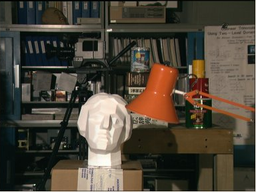
//> input picture test_L.png, 256 x 192 px, shrunk from 384 x 288 before the run
$ ./main   (built with g++ and OpenCV 4)
//> lines starting //> are read from the running program, lines starting //| are printed output that depends on the picture; after the words box and inside, x2 and y2 are one past the last pixel; in counts of white or black regions, pixels touching at a corner belong together
#include <iostream>
#include <opencv2/opencv.hpp>

int sprawdz_dopasowanie(cv::Mat mask,int mask_position, cv::Mat rows2mask)
{
    int minimum = 0xffff;
    int place = 0;
    for(int i=0; i < rows2mask.cols - mask.cols ; ++i)
    {
        cv::Mat temp;
        cv::absdiff(mask,rows2mask(cv::Rect(i,0,mask.cols,mask.rows)),temp);
        int suma = (int)cv::sum(temp)[0];
        if(minimum >= suma)
        {
            minimum = suma;
            place = i;
        }
    }
    int dispar = mask_position - place;
    return dispar;
}

void disparitionMap(cv::Mat left, cv::Mat right, cv::Mat disp_Map, int mask_size)
{
    int mask_offset = (mask_size-1)/2;

    for(int i=mask_offset; i<left.rows-mask_offset-1; ++i )
    {
        for(int j=mask_offset; j<left.cols-mask_offset-1; ++j)
        {
            cv::Mat mask = left(cv::Rect(j-mask_offset,i-mask_offset,mask_size,mask_size));
            int mask_position = j;
            cv::Mat rows2mask = right(cv::Rect(0,i-mask_offset,right.cols,mask_size));
            disp_Map.row(i).col(j) = sprawdz_dopasowanie(mask,mask_position,rows2mask);
        }
    }
}

void szybkiTestNormalizacji()
{
    cv::Mat test=(cv::Mat_<double>(3,3) << -3,-2,-1,0,1,2,3,4,5);
    std::cout<<test<<"\n\n";
    cv::normalize(test,test,255,0,cv::NORM_MINMAX);
    std::cout<<test<<"\n\n";
}

void szybki_test_podmacierzy()
{
    cv::Mat test=(cv::Mat_<double>(5,5) << -3,-2,-1,0,1,2,3,4,5,1,2,3,4,5,6,7,8,9,8,7,6,5,4,3);
    std::cout<<test<<std::endl<<"\n";
    cv::Mat test2 = test(cv::Rect(2,1,3,2));
    std::cout<<test2<<"\n\n";
}

int main()
{
    cv::Mat left,right,result;
    left = cv::imread("/home/tomek/polibuda/magisterka/test_L.png");
//> left is the input picture: 192 rows x 256 cols, CV_8UC3; mean B, G, R 56.6, 68.8, 76
    right = cv::imread("/home/tomek/polibuda/magisterka/test_R.png");
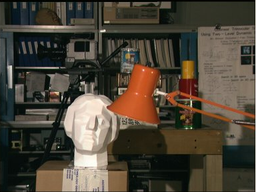
//> input picture test_R.png, 256 x 192 px, shrunk from 384 x 288 before the run
//> right is the input picture: 192 rows x 256 cols, CV_8UC3; mean B, G, R 56.1, 68.7, 76.4
    result = cv::Mat::zeros(left.size(),CV_8UC1);

    disparitionMap(left,right,result,5);
//> after the loop in disparitionMap, `for(int i=mask_offset; i<left.rows-mask_offset-1; ++i )`:
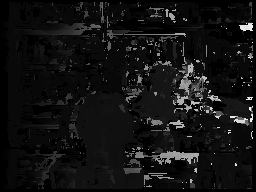
//> disp_Map: 192 rows x 256 cols, CV_8UC1; min 0, max 252, mean 18.1
    cv::normalize(result,result,255,0,cv::NORM_MINMAX);
//> result: 192 rows x 256 cols, CV_8UC1; 8.05% of pixels changed, all inside (x1, y1, x2, y2) = (43, 2, 253, 189)
    cv::imshow("window",result);
    cv::waitKey();
//    szybki_test_podmacierzy();


    return 0;
}
